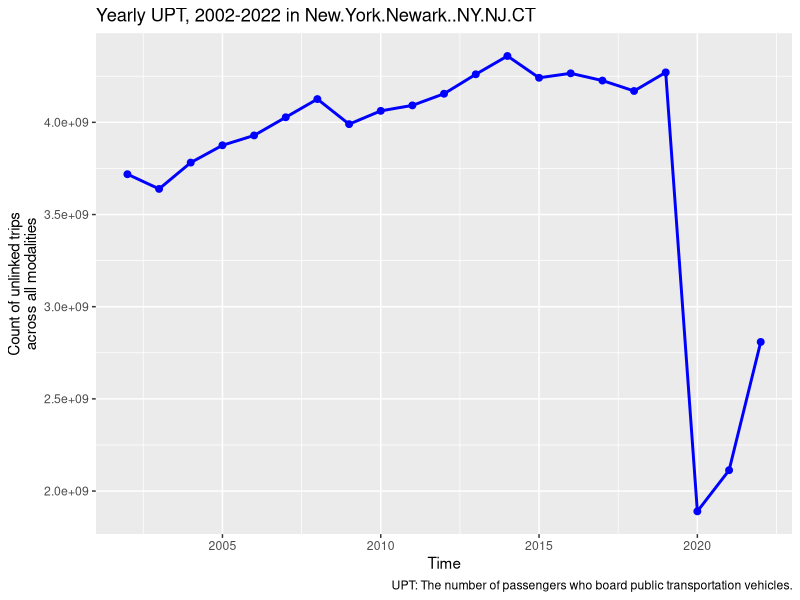
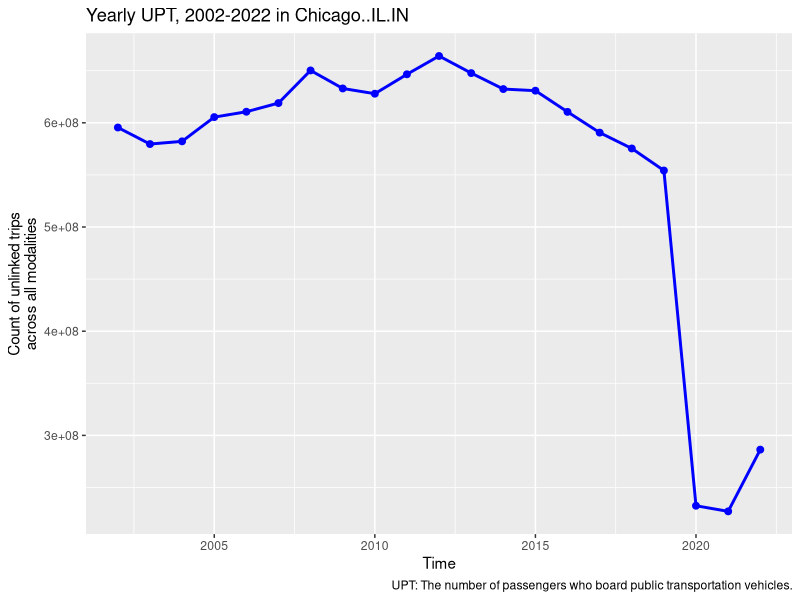
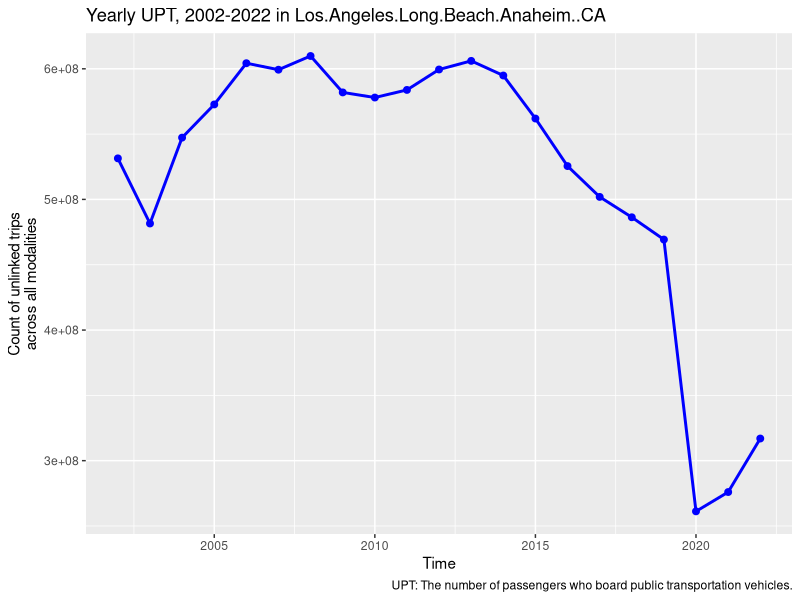
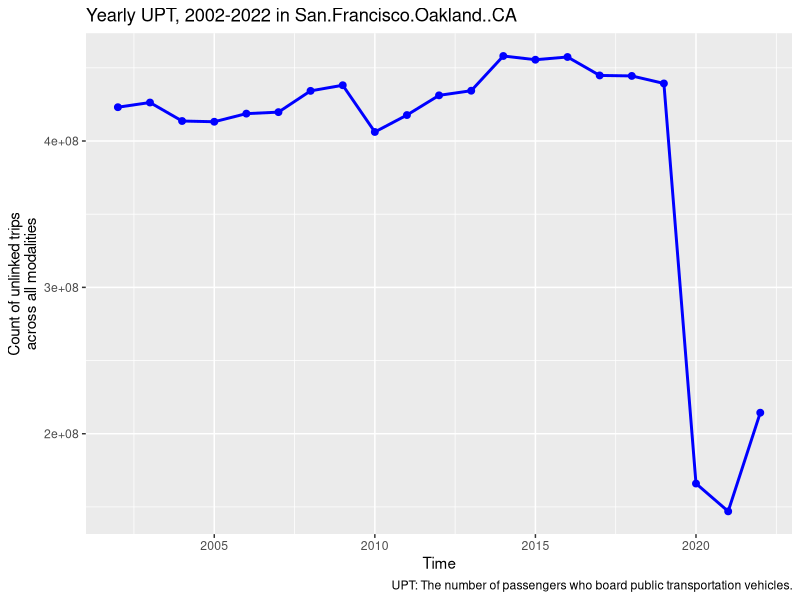
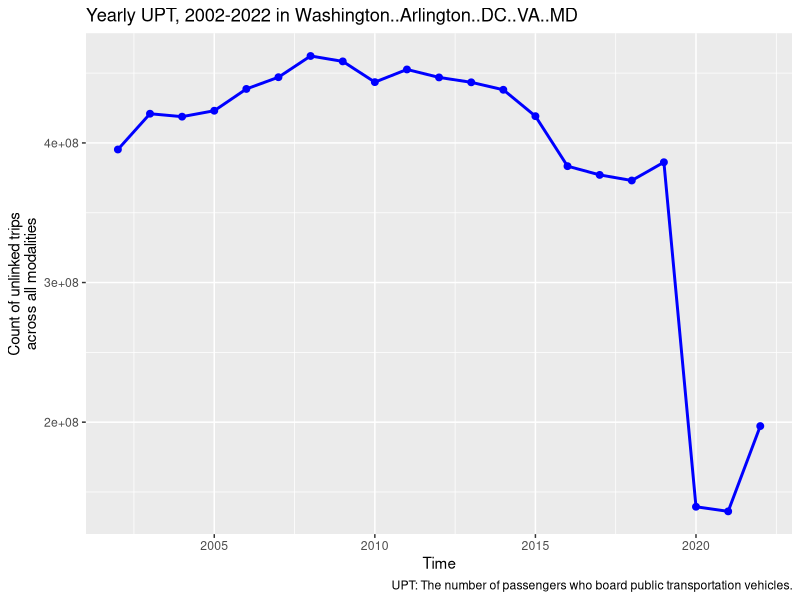
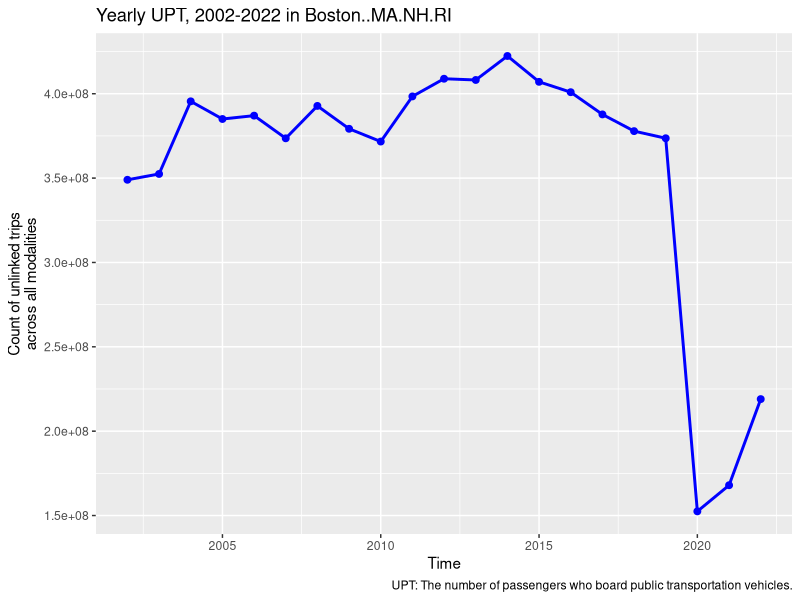
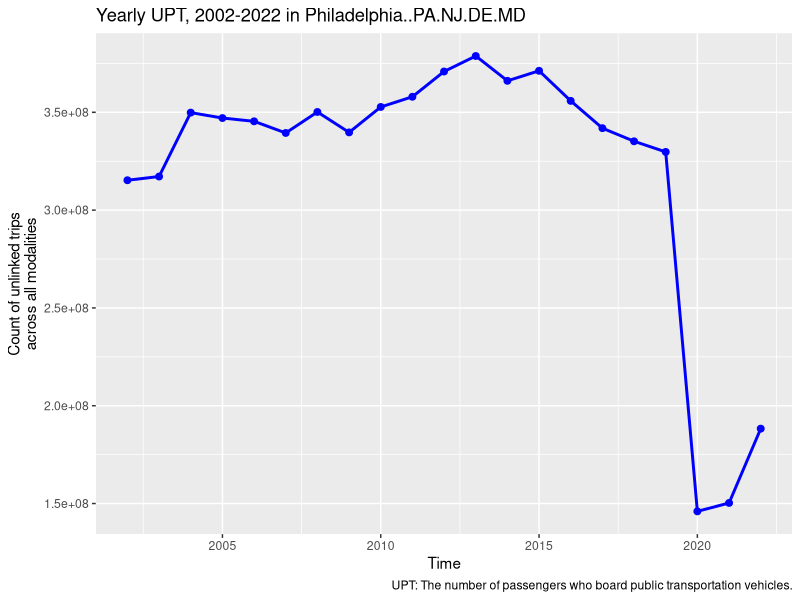
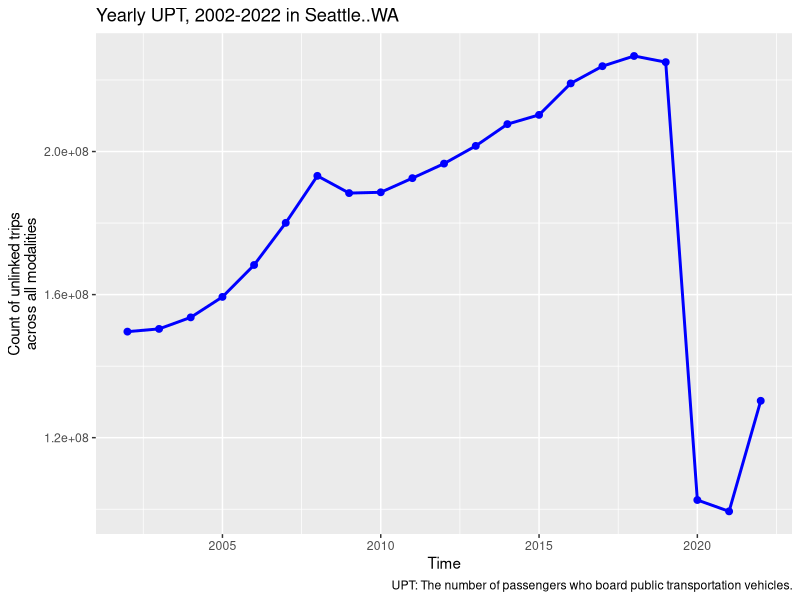

The R source for these figures, in order: (Note: this script raises an error after producing the figures.)
setwd("C:/Users/carys/gatech/mgt6203/Team-104/")
library(tidyverse)

# plots of annual use

upt <- read.csv('Data/upt_city_sums_top_100.csv')
figure_filepath <- 'Visualizations/upt_sums/'

upt$date <- as.Date(upt$date)

colNames <- names(upt)[2:102]

# hat tip: https://appsilon.com/ggplot2-line-charts/
for(i in colNames){
  plt <- ggplot(upt, aes(x=date, y=.data[[i]])) +
    geom_line(linewidth=1, color='blue') +
    geom_point(size=2, color='blue') +
    labs(
      title = paste("Yearly UPT, 2002-2022 in", i),
      caption = "UPT: The number of passengers who board public transportation vehicles.",
      x = 'Time',
      y = 'Count of unlinked trips\nacross all modalities'
    )
  filepath <- stringr::str_c(figure_filepath, as.character(i), '.png')
  ggsave(filepath, plt, width=8, height=4, units="in")
  # print(plt)
}

#paths <- stringr::str_c(figure_filepath, names(plots), '.pdf')



ggplot(upt, aes(x=date, y=New.York.Newark..NY.NJ.CT)) +
  geom_line()
